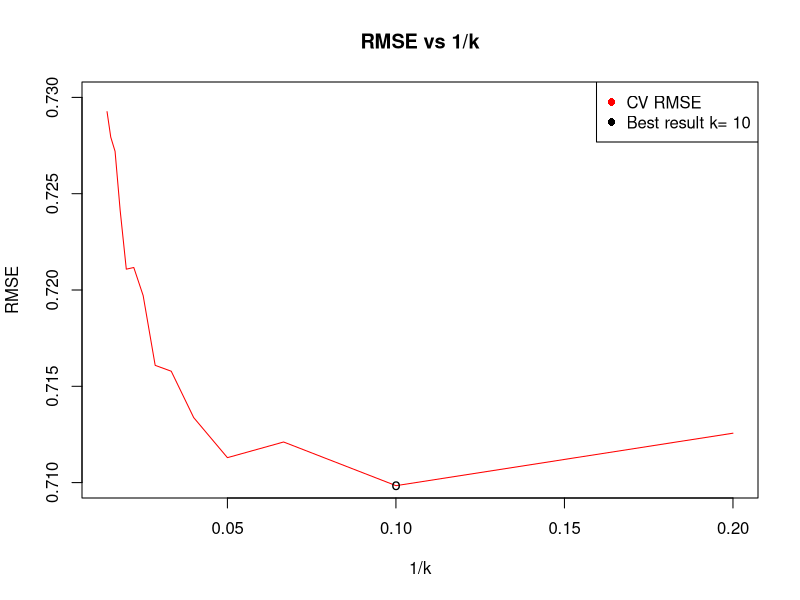
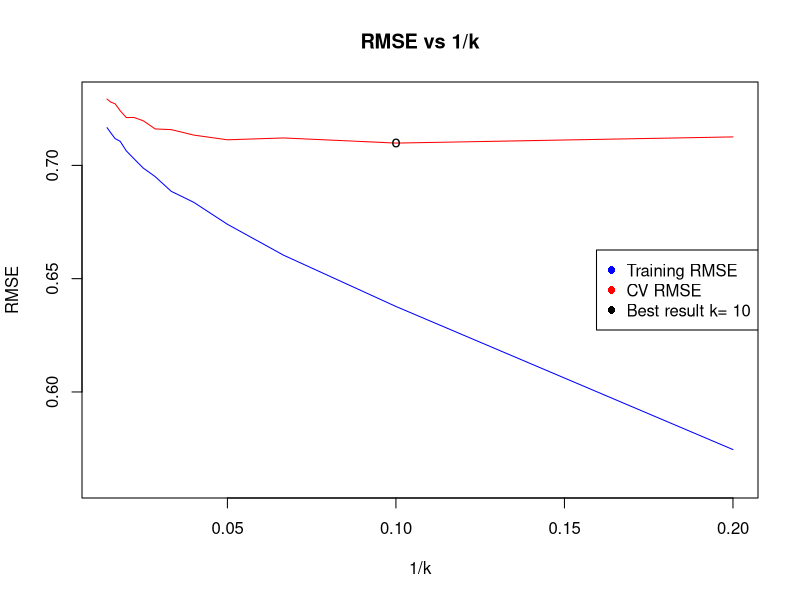

Write the R code that produced these figures, in order.
## ---- chunk 1
# Clear workspace, install library & import data
library("caret")
library("Metrics")
set.seed(1234)

rm(list = ls())

data.trn <- read.csv("wineq_train.csv", stringsAsFactors=F)
## ---- chunk 2
str(data.trn)
## ---- chunk 3
## Calculate RMSE for different values of k
ctrl <- trainControl(method="cv", number=10) #10 fold cross validation

K <- seq(5, 70, by=5)

cv_rmse <- rep(NA, length(K))
best_k <- 0
best_k_index <- 1

train_rmse <- rep(NA, length(K))
i <- 1
for (k in K){
  model <- train(quality ~ .,
                 method = "knn",
                 trControl = ctrl,
                 preProcess = c("center","scale"),
                 tuneGrid = data.frame(k=k),
                 data = data.trn)

  if (i==1 || cv_rmse[best_k_index] > model$results$RMSE){
    best_k <- k
    best_k_index <- i
  }
  cv_rmse[i] <- model$results$RMSE
  predictions_train <- predict(model, newdata = data.trn)
  train_rmse[i] <- rmse(data.trn$quality, predictions_train)
  i <- i + 1
}
## ---- chunk 4
## Plot RMSE vs 1/k
plot(1/K, cv_rmse, type = "l", xlab = "1/k", ylab = "RMSE", main = "RMSE vs 1/k", col="red", ylim=c(0.71,0.73))

index = best_k_index
points(1/best_k, cv_rmse[index], pch = "o", col = "black")
legend("topright", legend = c("CV RMSE", paste("Best result k=", best_k)), col = c("red", "black"), pch = 16)
## ---- chunk 5
## Plot RMSE vs 1/k
plot(1/K, cv_rmse, type = "l", xlab = "1/k", ylab = "RMSE", main = "RMSE vs 1/k", col="red", ylim=c(0.56,0.73))
points(1/K, train_rmse, type = "l", pch = 16, col = "blue")

index = best_k_index
points(1/best_k, cv_rmse[index], pch = "o", col = "black")
legend("right", legend = c("Training RMSE", "CV RMSE", paste("Best result k=", best_k)), col = c("blue", "red", "black"), pch = 16)
